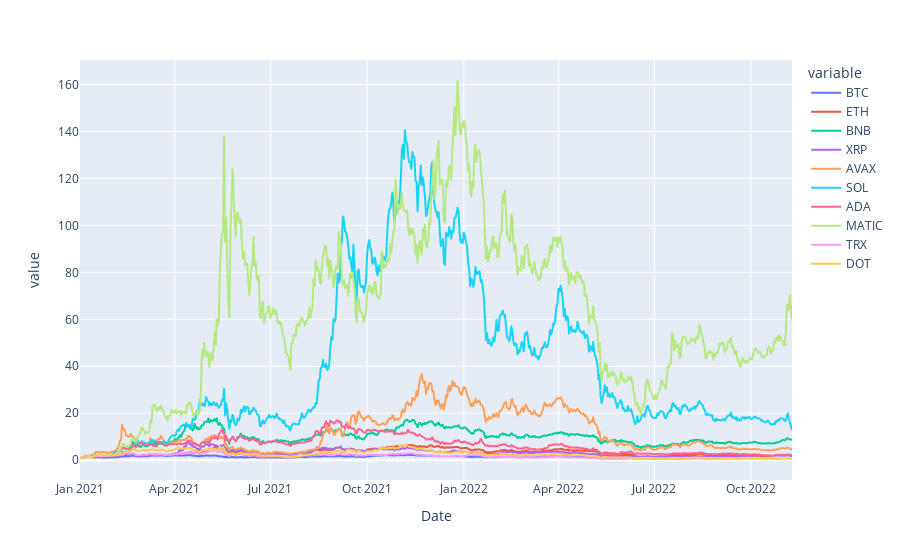

Notebook code for this chart:
### Code cell
fig = px.line(stock_normed)
fig.show()

### Figure 1 — Plotly figure (JSON) as saved in the notebook; plotly's stock layout.template omitted (floating-point values rounded to 4 significant figures; data arrays with more than 128 entries replaced by an {"elided": "..."} marker saying what was removed)
{"data": [{"hovertemplate": "variable=BTC<br>Date=%{x}<br>value=%{y}<extra></extra>", "legendgroup": "BTC", "line": {"color": "#636efa", "dash": "solid"}, "marker": {"symbol": "circle"}, "mode": "lines", "name": "BTC", "showlegend": true, "type": "scattergl", "x": {"elided": "677 str values"}, "xaxis": "x", "y": {"elided": "677 float values"}, "yaxis": "y"}, {"hovertemplate": "variable=ETH<br>Date=%{x}<br>value=%{y}<extra></extra>", "legendgroup": "ETH", "line": {"color": "#EF553B", "dash": "solid"}, "marker": {"symbol": "circle"}, "mode": "lines", "name": "ETH", "showlegend": true, "type": "scattergl", "x": {"elided": "677 str values"}, "xaxis": "x", "y": {"elided": "677 float values"}, "yaxis": "y"}, {"hovertemplate": "variable=BNB<br>Date=%{x}<br>value=%{y}<extra></extra>", "legendgroup": "BNB", "line": {"color": "#00cc96", "dash": "solid"}, "marker": {"symbol": "circle"}, "mode": "lines", "name": "BNB", "showlegend": true, "type": "scattergl", "x": {"elided": "677 str values"}, "xaxis": "x", "y": {"elided": "677 float values"}, "yaxis": "y"}, {"hovertemplate": "variable=XRP<br>Date=%{x}<br>value=%{y}<extra></extra>", "legendgroup": "XRP", "line": {"color": "#ab63fa", "dash": "solid"}, "marker": {"symbol": "circle"}, "mode": "lines", "name": "XRP", "showlegend": true, "type": "scattergl", "x": {"elided": "677 str values"}, "xaxis": "x", "y": {"elided": "677 float values"}, "yaxis": "y"}, {"hovertemplate": "variable=AVAX<br>Date=%{x}<br>value=%{y}<extra></extra>", "legendgroup": "AVAX", "line": {"color": "#FFA15A", "dash": "solid"}, "marker": {"symbol": "circle"}, "mode": "lines", "name": "AVAX", "showlegend": true, "type": "scattergl", "x": {"elided": "677 str values"}, "xaxis": "x", "y": {"elided": "677 float values"}, "yaxis": "y"}, {"hovertemplate": "variable=SOL<br>Date=%{x}<br>value=%{y}<extra></extra>", "legendgroup": "SOL", "line": {"color": "#19d3f3", "dash": "solid"}, "marker": {"symbol": "circle"}, "mode": "lines", "name": "SOL", "showlegend": true, "type": "scattergl", "x": {"elided": "677 str values"}, "xaxis": "x", "y": {"elided": "677 float values"}, "yaxis": "y"}, {"hovertemplate": "variable=ADA<br>Date=%{x}<br>value=%{y}<extra></extra>", "legendgroup": "ADA", "line": {"color": "#FF6692", "dash": "solid"}, "marker": {"symbol": "circle"}, "mode": "lines", "name": "ADA", "showlegend": true, "type": "scattergl", "x": {"elided": "677 str values"}, "xaxis": "x", "y": {"elided": "677 float values"}, "yaxis": "y"}, {"hovertemplate": "variable=MATIC<br>Date=%{x}<br>value=%{y}<extra></extra>", "legendgroup": "MATIC", "line": {"color": "#B6E880", "dash": "solid"}, "marker": {"symbol": "circle"}, "mode": "lines", "name": "MATIC", "showlegend": true, "type": "scattergl", "x": {"elided": "677 str values"}, "xaxis": "x", "y": {"elided": "677 float values"}, "yaxis": "y"}, {"hovertemplate": "variable=TRX<br>Date=%{x}<br>value=%{y}<extra></extra>", "legendgroup": "TRX", "line": {"color": "#FF97FF", "dash": "solid"}, "marker": {"symbol": "circle"}, "mode": "lines", "name": "TRX", "showlegend": true, "type": "scattergl", "x": {"elided": "677 str values"}, "xaxis": "x", "y": {"elided": "677 float values"}, "yaxis": "y"}, {"hovertemplate": "variable=DOT<br>Date=%{x}<br>value=%{y}<extra></extra>", "legendgroup": "DOT", "line": {"color": "#FECB52", "dash": "solid"}, "marker": {"symbol": "circle"}, "mode": "lines", "name": "DOT", "showlegend": true, "type": "scattergl", "x": {"elided": "677 str values"}, "xaxis": "x", "y": {"elided": "677 float values"}, "yaxis": "y"}], "layout": {"legend": {"title": {"text": "variable"}, "tracegroupgap": 0}, "margin": {"t": 60}, "xaxis": {"anchor": "y", "domain": [0, 1], "title": {"text": "Date"}}, "yaxis": {"anchor": "x", "domain": [0, 1], "title": {"text": "value"}}}}
